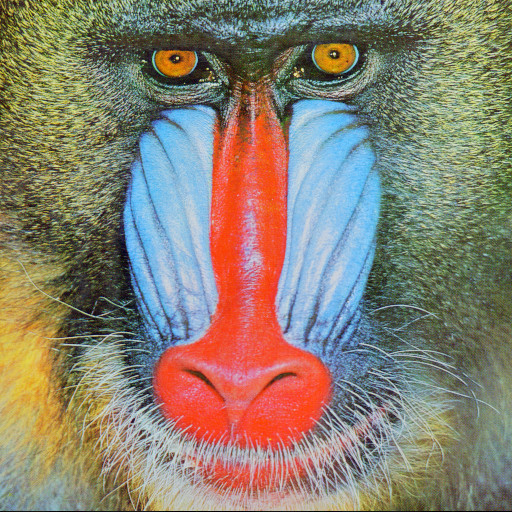
#> input picture baboon.jpg, 512 x 512 px; its folder holds only this picture in this run
$ jupyter execute --allow-errors 5_image_anonymization.ipynb   (shell and % lines are left out)
#> lines starting #> are read from the running program, lines starting #| are printed output that depends on the picture
<a href="https://colab.research.google.com/github/JairtonFilho/Fotografia-Computacional/blob/main/5_image_anonymization.ipynb" target="_parent"></a>

# Anonimização de imagem
## Curso de Fotografia Computacional

### Upload de imagens

[cell 1]
from google.colab.files import upload
_ = upload()
#> the answer given: baboon.jpg

### Imports

[cell 2]
import cv2
import mediapipe as mp
import numpy as np
from glob import glob
import matplotlib.pyplot as plt

[cell 3]
def show_image(img, figsize=(30, 15)):
  fig = plt.figure(figsize=figsize)
  ax = fig.add_subplot(1, 1, 1)
  ax.set_xticks([])
  ax.set_yticks([])
  ax.imshow(img, cmap="gray")
  plt.show()

def show_images(img_list, figsize=None):
  n = len(img_list)
  if figsize == None:
    figsize = (5 * n, 8)
  fig, ax = plt.subplots(1, n, figsize=figsize)
  for i in range(n):
    ax[i].set_xticks([])
    ax[i].set_yticks([])
    ax[i].imshow(img_list[i], cmap="gray")
  plt.show()

### Carregando imagens

[cell 4]
files = glob("*.jpeg") + glob("*.jpg") + glob("*.png") + glob("*.tiff")
files

[cell 5]
image = cv2.imread(files[0])[..., ::-1]
show_image(image, (7, 7))

### Executando a anonimização de imagem

Configuração dos detectores de face

[cell 6]
face_cascade = cv2.CascadeClassifier()
face_cascade.load("haarcascade_frontalface_alt.xml")

Pré-processamento da imagem

[cell 7]
# Os detectores esperam imagens em escala de cinza
image_gray = cv2.cvtColor(image, cv2.COLOR_RGB2GRAY)
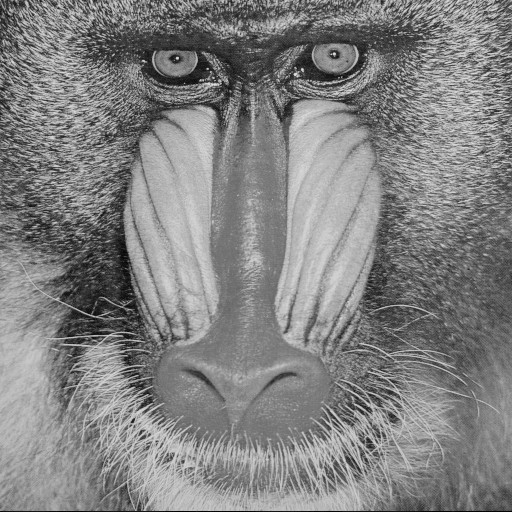
#> image_gray: shape (512, 512); min 0, max 229, mean 129.6

[cell 8]
# equalização local do histograma
clahe = cv2.createCLAHE(clipLimit=1.0, tileGridSize=(5, 5))
image_clahe = clahe.apply(image_gray)
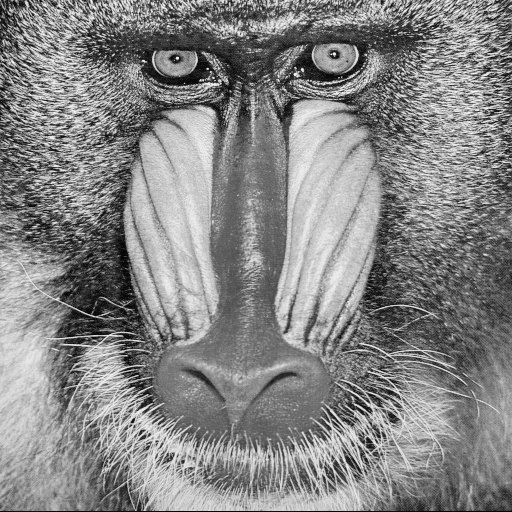
#> image_clahe: shape (512, 512); min 1, max 245, mean 133.2
show_images([image_gray, image_clahe])
#> in show_images, `n = len(img_list)`: n = 2
#> in show_images, `figsize = (5 * n, 8)`: figsize = (10, 8)
#> in show_images, `plt.show()`:
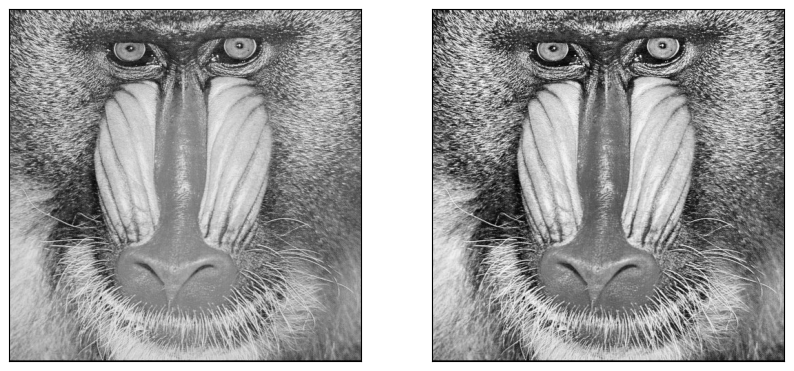
#> figure drawn by matplotlib, 2 panels

Pixelização dos rostos através de downsampling agressivo com interpolação nearest neighbours

[cell 9]
result = image.copy()
faces = face_cascade.detectMultiScale(image_clahe)
#> faces = ()
for (x, y, w, h) in faces:
    patch_rsz = cv2.resize(result[y:y+h, x:x+w], None, fx=0.075, fy=0.075)
    result[y:y+h, x:x+w] = cv2.resize(patch_rsz, (h, w),
                                     interpolation=cv2.INTER_NEAREST)
#> this loop made 0 passes

[cell 10]
show_images([image, result], (15, 15))
#> call 2 of show_images, with figsize = (15, 15)
#> in show_images (call 2), `plt.show()`:
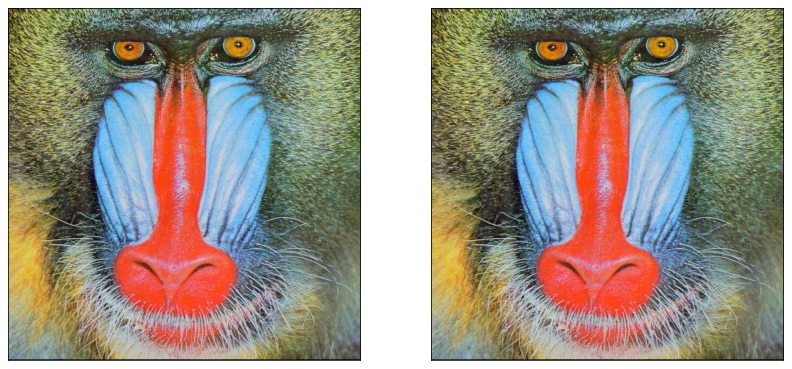
#> figure drawn by matplotlib, 2 panels

#> (a cell that did not finish here is left out)

#> (a cell that did not finish here is left out)

[cell 13]
result2 = image.copy()
#> (the rest of this cell did not finish here and is left out)

[cell 14]
show_images([image, result, result2], (20, 20))
